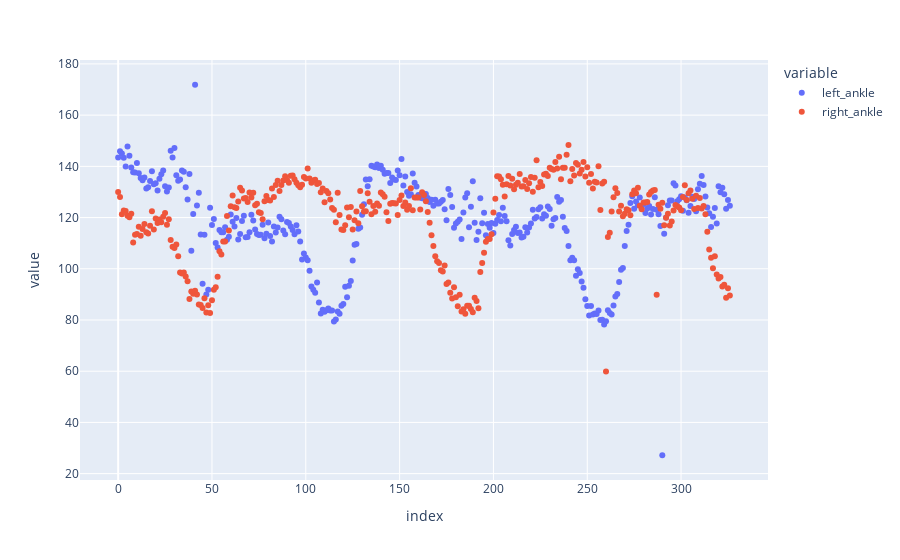

Here is the notebook cell this chart was saved with:
### Code cell
fig = px.scatter(df, y=["left_ankle",'right_ankle'],)
fig.show()

### Figure 1 — Plotly figure (JSON) as saved in the notebook; plotly's stock layout.template omitted (floating-point values rounded to 4 significant figures; data arrays with more than 128 entries replaced by an {"elided": "..."} marker saying what was removed)
{"data": [{"hovertemplate": "variable=left_ankle<br>index=%{x}<br>value=%{y}<extra></extra>", "legendgroup": "left_ankle", "marker": {"color": "#636efa", "symbol": "circle"}, "mode": "markers", "name": "left_ankle", "orientation": "v", "showlegend": true, "type": "scatter", "x": {"elided": "327 int values"}, "xaxis": "x", "y": {"elided": "327 float values"}, "yaxis": "y"}, {"hovertemplate": "variable=right_ankle<br>index=%{x}<br>value=%{y}<extra></extra>", "legendgroup": "right_ankle", "marker": {"color": "#EF553B", "symbol": "circle"}, "mode": "markers", "name": "right_ankle", "orientation": "v", "showlegend": true, "type": "scatter", "x": {"elided": "327 int values"}, "xaxis": "x", "y": {"elided": "327 float values"}, "yaxis": "y"}], "layout": {"legend": {"title": {"text": "variable"}, "tracegroupgap": 0}, "margin": {"t": 60}, "xaxis": {"anchor": "y", "domain": [0, 1], "title": {"text": "index"}}, "yaxis": {"anchor": "x", "domain": [0, 1], "title": {"text": "value"}}}}
